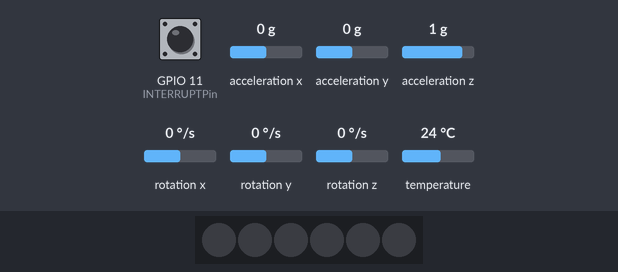
A sketch run on a simulated ESP32-S3. Shown: 6 RGB LEDs in strip order, left to right. The inputs (shaded band) are chosen by the test bench; at power-on: GPIO 11 (INTERRUPTPin) HIGH, acceleration x 0 g, acceleration y 0 g, acceleration z 1 g, rotation x 0 °/s, rotation y 0 °/s, rotation z 0 °/s, temperature 24 °C. Dim RGB values are drawn brighter than linear; USB keyboard and mouse output is not drawn. At 5.3 s the program puts the board to deep sleep or switches it off; the recording ends there.

Above: at 3.7 s.
3.8 s: GPIO 11 (INTERRUPTPin) pulled LOW for 0.15 s
At 3.81 s:
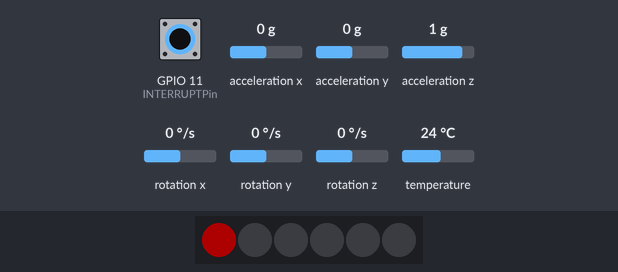
At 5.0 s:
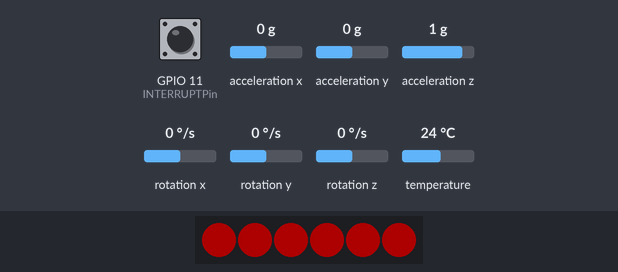
Timing chart, 0 to 5.3 s (numbered marks = the images above; inputs shaded):
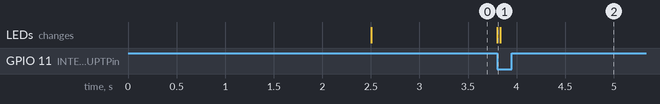

Measured:
- after the input at 3.8 s, the LEDs: change at once (image 1)

The sketch:

BlinkOnMovementGyro.ino
```cpp
//Sleeps and wake ups on movement by interrupt
//https://github.com/adafruit/Adafruit_MPU6050/issues/32
#include <Adafruit_MPU6050.h>
#include <Adafruit_Sensor.h>
#include <Adafruit_NeoPixel.h>
#include <Wire.h>
#include "USB.h"


#define SDA2 9
#define SCL2 10
#define LED_PIN    2
#define LED_COUNT 6
#define INTERRUPTPin 11

USBCDC USBSerial;
Adafruit_MPU6050 mpu;
Adafruit_NeoPixel strip(LED_COUNT, LED_PIN, NEO_GRB + NEO_KHZ800);
int val = 0;
int int_trigger = 0;

void Read_MPU_ISR() {
  //int z = mpu.getAngleZ();
  //USBSerial.print("Z_Angle from int: ");
  //USBSerial.println(z);
  int_trigger = 1;
}

void setup(void) {


  Wire.begin(SDA2, SCL2);
  delay(500);
  USBSerial.begin(115200);USB.begin();
  delay(2000);
  USBSerial.println("Adafruit MPU6050 test!");
  pin_auslesen(INTERRUPTPin);
  // Try to initialize!
  if (!mpu.begin()) {
    USBSerial.println("Failed to find MPU6050 chip");
  }
  else{
    USBSerial.println("MPU6050 Found!");
  }
  print_wakeup_reason();
  //setupt motion detection
  mpu.setHighPassFilter(MPU6050_HIGHPASS_0_63_HZ);
  mpu.setMotionDetectionThreshold(10); //1
  mpu.setMotionDetectionDuration(20);
  mpu.setInterruptPinLatch(true);	// Keep it latched.  Will turn off when reinitialized.
  mpu.setInterruptPinPolarity(true);
  mpu.setMotionInterrupt(true);
  //mpu.setInterruptEnabled(true);
  pinMode(INTERRUPTPin, INPUT);
  //attachInterrupt(digitalPinToInterrupt(INTERRUPTPin), Read_MPU_ISR, CHANGE); // Trigger interrupt on rising edge
  attachInterrupt(digitalPinToInterrupt(INTERRUPTPin), Read_MPU_ISR, FALLING); // Trigger interrupt on rising edge

  USBSerial.println("");
  //delay(100);

  strip.begin();           // INITIALIZE NeoPixel strip object (REQUIRED)
  strip.show();            // Turn OFF all pixels ASAP
  strip.setBrightness(50); // Set BRIGHTNESS to about 1/5 (max = 255)
}

void loop() {

  if(mpu.getMotionInterruptStatus()) {
    /* Get new sensor events with the readings */
    sensors_event_t a, g, temp;
    mpu.getEvent(&a, &g, &temp);

    /* Print out the values */
    /*USBSerial.print("AccelX:");
    USBSerial.print(a.acceleration.x);
    USBSerial.print(",");
    USBSerial.print("AccelY:");
    USBSerial.print(a.acceleration.y);
    USBSerial.print(",");
    USBSerial.print("AccelZ:");
    USBSerial.print(a.acceleration.z);
    USBSerial.print(", ");
    USBSerial.print("GyroX:");
    USBSerial.print(g.gyro.x);
    USBSerial.print(",");
    USBSerial.print("GyroY:");
    USBSerial.print(g.gyro.y);
    USBSerial.print(",");
    USBSerial.print("GyroZ:");
    USBSerial.print(g.gyro.z);
    USBSerial.println("");*/

    //colorWipe(strip.Color(  0,   0, 255), 50); // Blue

    if (int_trigger == 1){
      USBSerial.println("INT erkannt");
      if (a.acceleration.z > 0) {
        colorWipe(strip.Color(255,   0,   0), 5); // Red
      }
      else {
        colorWipe(strip.Color(  0, 255,   0), 5); // Green
      }
      int_trigger = 0;
      delay(500);
      esp_sleep_enable_ext0_wakeup(GPIO_NUM_11,0); //1 = High, 0 = Low
      USBSerial.println("Going to sleep now");
      delay(1000);
      esp_deep_sleep_start();
    }
  }


  //pin_auslesen(INTERRUPTPin);
}


void colorWipe(uint32_t color, int wait) {
  for(int i=0; i<strip.numPixels(); i++) { // For each pixel in strip...
    strip.setPixelColor(i, color);         //  Set pixel's color (in RAM)
    strip.show();                          //  Update strip to match
    delay(wait);                           //  Pause for a moment
  }
}

void print_wakeup_reason(){
  esp_sleep_wakeup_cause_t wakeup_reason;

  wakeup_reason = esp_sleep_get_wakeup_cause();

  switch(wakeup_reason)
  {
    case ESP_SLEEP_WAKEUP_EXT0 : USBSerial.println("Wakeup caused by external signal using RTC_IO"); break;
    case ESP_SLEEP_WAKEUP_EXT1 : USBSerial.println("Wakeup caused by external signal using RTC_CNTL"); break;
    case ESP_SLEEP_WAKEUP_TIMER : USBSerial.println("Wakeup caused by timer"); break;
    case ESP_SLEEP_WAKEUP_TOUCHPAD : USBSerial.println("Wakeup caused by touchpad"); break;
    case ESP_SLEEP_WAKEUP_ULP : USBSerial.println("Wakeup caused by ULP program"); break;
    default : USBSerial.printf("Wakeup was not caused by deep sleep: %d\n",wakeup_reason); break;
  }
}

void pin_auslesen(int pin){
  val = digitalRead(pin);   // read the input pin
  if (digitalRead(pin) == HIGH) {
  //USBSerial.println("Pin is HIGH");
  }
  else {
 //   USBSerial.println("Pin is LOW");
  }
}
```
